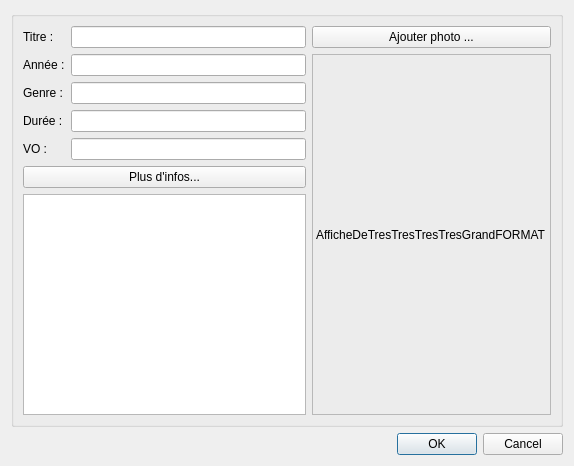
<?xml version="1.0" encoding="UTF-8"?>
<ui version="4.0">
 <class>AjouterFilm</class>
 <widget class="QDialog" name="AjouterFilm">
  <property name="geometry">
   <rect>
    <x>0</x>
    <y>0</y>
    <width>574</width>
    <height>466</height>
   </rect>
  </property>
  <property name="windowTitle">
   <string>Dialog</string>
  </property>
  <layout class="QGridLayout" name="gridLayout_2">
   <item row="0" column="0">
    <widget class="QGroupBox" name="groupBox">
     <property name="title">
      <string/>
     </property>
     <layout class="QGridLayout" name="gridLayout">
      <item row="0" column="0">
       <widget class="QLabel" name="lbAjoutTitre">
        <property name="text">
         <string>Titre :</string>
        </property>
       </widget>
      </item>
      <item row="0" column="1">
       <widget class="QLineEdit" name="leAjoutTitre"/>
      </item>
      <item row="0" column="2">
       <widget class="QPushButton" name="pbAjoutPhoto">
        <property name="text">
         <string>Ajouter photo ...</string>
        </property>
       </widget>
      </item>
      <item row="1" column="0">
       <widget class="QLabel" name="lbAjoutAnnee">
        <property name="text">
         <string>Année :</string>
        </property>
       </widget>
      </item>
      <item row="1" column="1">
       <widget class="QLineEdit" name="leAjoutAnnee"/>
      </item>
      <item row="1" column="2" rowspan="6">
       <widget class="QLabel" name="lbAjoutAffiche">
        <property name="frameShape">
         <enum>QFrame::StyledPanel</enum>
        </property>
        <property name="lineWidth">
         <number>1</number>
        </property>
        <property name="text">
         <string>AfficheDeTresTresTresTresGrandFORMAT</string>
        </property>
        <property name="scaledContents">
         <bool>true</bool>
        </property>
       </widget>
      </item>
      <item row="2" column="0">
       <widget class="QLabel" name="lbAjoutGenre">
        <property name="text">
         <string>Genre :</string>
        </property>
       </widget>
      </item>
      <item row="2" column="1">
       <widget class="QLineEdit" name="leAjoutGenre"/>
      </item>
      <item row="3" column="0">
       <widget class="QLabel" name="lbAjoutDuree">
        <property name="text">
         <string>Durée :</string>
        </property>
       </widget>
      </item>
      <item row="3" column="1">
       <widget class="QLineEdit" name="leAjoutDuree"/>
      </item>
      <item row="4" column="0">
       <widget class="QLabel" name="lbAjoutVO">
        <property name="text">
         <string>VO :</string>
        </property>
       </widget>
      </item>
      <item row="4" column="1">
       <widget class="QLineEdit" name="leAjoutVO"/>
      </item>
      <item row="5" column="0" colspan="2">
       <widget class="QPushButton" name="pbAjoutInfo">
        <property name="text">
         <string>Plus d'infos...</string>
        </property>
       </widget>
      </item>
      <item row="6" column="0" colspan="2">
       <widget class="QTextEdit" name="teAjoutInfo"/>
      </item>
     </layout>
    </widget>
   </item>
   <item row="1" column="0">
    <widget class="QDialogButtonBox" name="buttonBox">
     <property name="standardButtons">
      <set>QDialogButtonBox::Cancel|QDialogButtonBox::Ok</set>
     </property>
    </widget>
   </item>
  </layout>
 </widget>
 <resources/>
 <connections/>
</ui>
